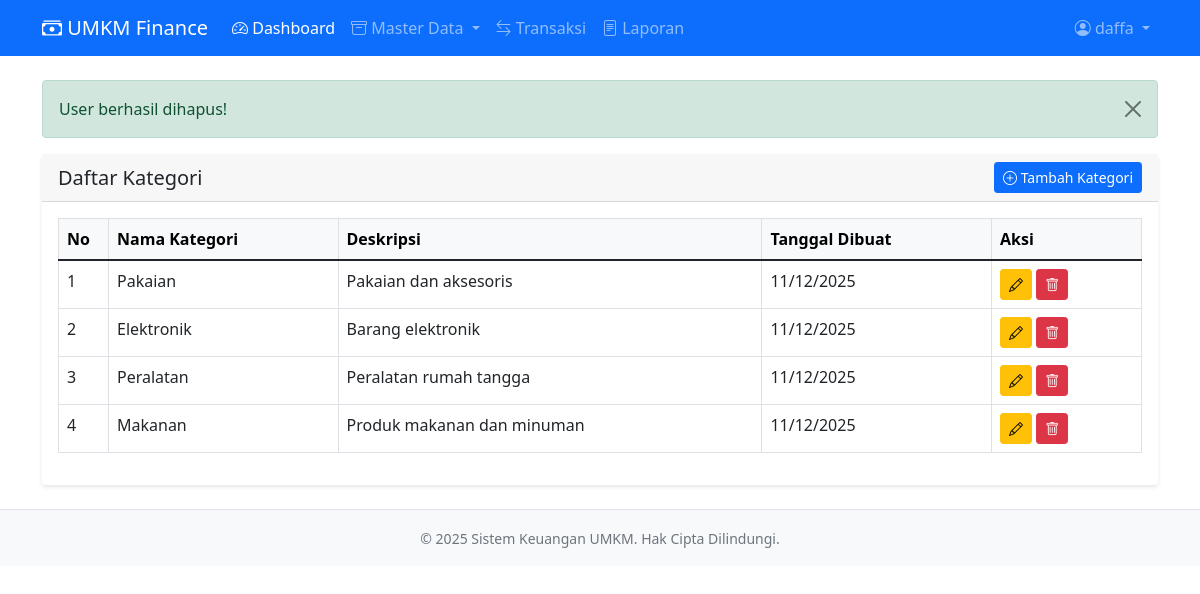
Page /dashboard.php?page=kategori (signed in) on the committed database.
### tables this page shows
CREATE TABLE `kategori` (
  `id` int(11) NOT NULL,
  `nama_kategori` varchar(100) NOT NULL,
  `deskripsi` text DEFAULT NULL,
  `created_at` timestamp NOT NULL DEFAULT current_timestamp()
);

### config/database.php (called while the page is built, shortened)
<?php
class Database {
    private $host = "localhost";
    private $username = "root";
    private $password = "";
    private $database = "sistem_keuangan_umkm";
    public $conn;
    public function __construct() {
        $this->conn = new mysqli($this->host, $this->username, $this->password, $this->database);
    }
    public function query($sql) {
        return $this->conn->query($sql);
    }
}
?>

### modules/kategori.php (the view, shortened to what this page needs)
<?php
require_once 'config/database.php';
$db = new Database();
    ?>
<div class="card">
    <div class="card-header d-flex justify-content-between align-items-center">
        <h5 class="mb-0">Daftar Kategori</h5>
        <a href="dashboard.php?page=kategori&action=form" class="btn btn-primary btn-sm">
            <i class="bi bi-plus-circle"></i> Tambah Kategori
        </a>
    </div>
    <div class="card-body">
        <div class="table-responsive">
            <table class="table table-bordered table-hover">
                <thead class="table-light">
                    <tr>
                        <th width="50">No</th>
                        <th>Nama Kategori</th>
                        <th>Deskripsi</th>
                        <th>Tanggal Dibuat</th>
                        <th width="150">Aksi</th>
                    </tr>
                </thead>
                <tbody>
                    <?php
                    $result = $db->query("SELECT * FROM kategori ORDER BY id DESC");
                    $no = 1;
                    while ($row = $result->fetch_assoc()):
                    ?>
                    <tr>
                        <td><?php echo $no++; ?></td>
                        <td><?php echo $row['nama_kategori']; ?></td>
                        <td><?php echo $row['deskripsi'] ?: '-'; ?></td>
                        <td><?php echo date('d/m/Y', strtotime($row['created_at'])); ?></td>
                        <td>
                            <a href="dashboard.php?page=kategori&action=form&id=<?php echo $row['id']; ?>"
                               class="btn btn-warning btn-sm">
                                <i class="bi bi-pencil"></i>
                            </a>
                            <a href="dashboard.php?page=kategori&action=delete&id=<?php echo $row['id']; ?>"
                               class="btn btn-danger btn-sm"
                               onclick="return confirm('Hapus kategori ini?')">
                                <i class="bi bi-trash"></i>
                            </a>
                        </td>
                    </tr>
                    <?php endwhile; ?>
                </tbody>
            </table>
        </div>
    </div>
</div>

### dashboard.php (shortened to what this page needs)
<?php
require_once 'config/database.php';
?>
<!DOCTYPE html>
<html lang="id">
<head>
    <link href="https://cdn.jsdelivr.net/npm/bootstrap@5.1.3/dist/css/bootstrap.min.css" rel="stylesheet">
    <link rel="stylesheet" href="https://cdn.jsdelivr.net/npm/bootstrap-icons@1.8.1/font/bootstrap-icons.css">
    <link rel="stylesheet" href="assets/css/style.css">
</head>
<body>
    <nav class="navbar navbar-expand-lg navbar-dark bg-primary">
        <div class="container">
            <a class="navbar-brand" href="#">
                <i class="bi bi-cash-stack"></i> UMKM Finance
            </a>
            <div class="collapse navbar-collapse" id="navbarNav">
                <ul class="navbar-nav me-auto">
                    <li class="nav-item">
                        <a class="nav-link active" href="dashboard.php">
                            <i class="bi bi-speedometer2"></i> Dashboard
                        </a>
                    </li>
                    <li class="nav-item dropdown">
                        <a class="nav-link dropdown-toggle" href="#" id="navbarDropdown" role="button" data-bs-toggle="dropdown">
                            <i class="bi bi-archive"></i> Master Data
                        </a>
                    </li>
                    <li class="nav-item">
                        <a class="nav-link" href="?page=transaksi">
                            <i class="bi bi-arrow-left-right"></i> Transaksi
                        </a>
                    </li>
                    <li class="nav-item">
                        <a class="nav-link" href="?page=laporan">
                            <i class="bi bi-file-text"></i> Laporan
                        </a>
                    </li>
                </ul>
                <ul class="navbar-nav">
                    <li class="nav-item dropdown">
                        <a class="nav-link dropdown-toggle" href="#" id="userDropdown" role="button" data-bs-toggle="dropdown">
                            <i class="bi bi-person-circle"></i> <?php echo $_SESSION['nama_lengkap']; ?>
                        </a>
                    </li>
                </ul>
            </div>
        </div>
    </nav>
    <div class="container mt-4">
        <?php if (isset($_SESSION['success'])): ?>
            <div class="alert alert-success alert-dismissible fade show">
                <?php echo $_SESSION['success']; unset($_SESSION['success']); ?>
                <button type="button" class="btn-close" data-bs-dismiss="alert"></button>
            </div>
        <?php endif; ?>
        <div class="row">
            <div class="col-12">
                <?php
                $page = $_GET['page'] ?? 'home';
                switch ($page) {
                    case 'kategori':
                        include 'modules/kategori.php';
                        break;
                }
                ?>
            </div>
        </div>
    </div>
    <footer class="bg-light text-center text-muted py-3 mt-4 border-top">
        <div class="container">
            <small>&copy; <?php echo date('Y'); ?> Sistem Keuangan UMKM. Hak Cipta Dilindungi.</small>
        </div>
    </footer>
</body>
</html>

### assets/css/style.css (style rules this page uses)
.card { box-shadow: 0 2px 4px rgba(0,0,0,0.1); border: none; }
.card-header { border-bottom: 1px solid rgba(0,0,0,0.125); }
.table th { border-top: none; background-color: #f8f9fa; }
.btn-sm { padding: 0.25rem 0.5rem; font-size: 0.875rem; }

### rows in the picture
kategori: nama_kategori "Pakaian", deskripsi "Pakaian dan aksesoris", created_at "11/12/2025"
kategori: nama_kategori "Elektronik", deskripsi "Barang elektronik", created_at "11/12/2025"
kategori: nama_kategori "Peralatan", deskripsi "Peralatan rumah tangga", created_at "11/12/2025"
kategori: nama_kategori "Makanan", deskripsi "Produk makanan dan minuman", created_at "11/12/2025"

### other values in the picture
$_SESSION['nama_lengkap'] "daffa"
$_SESSION['success'] "User berhasil dihapus!"
